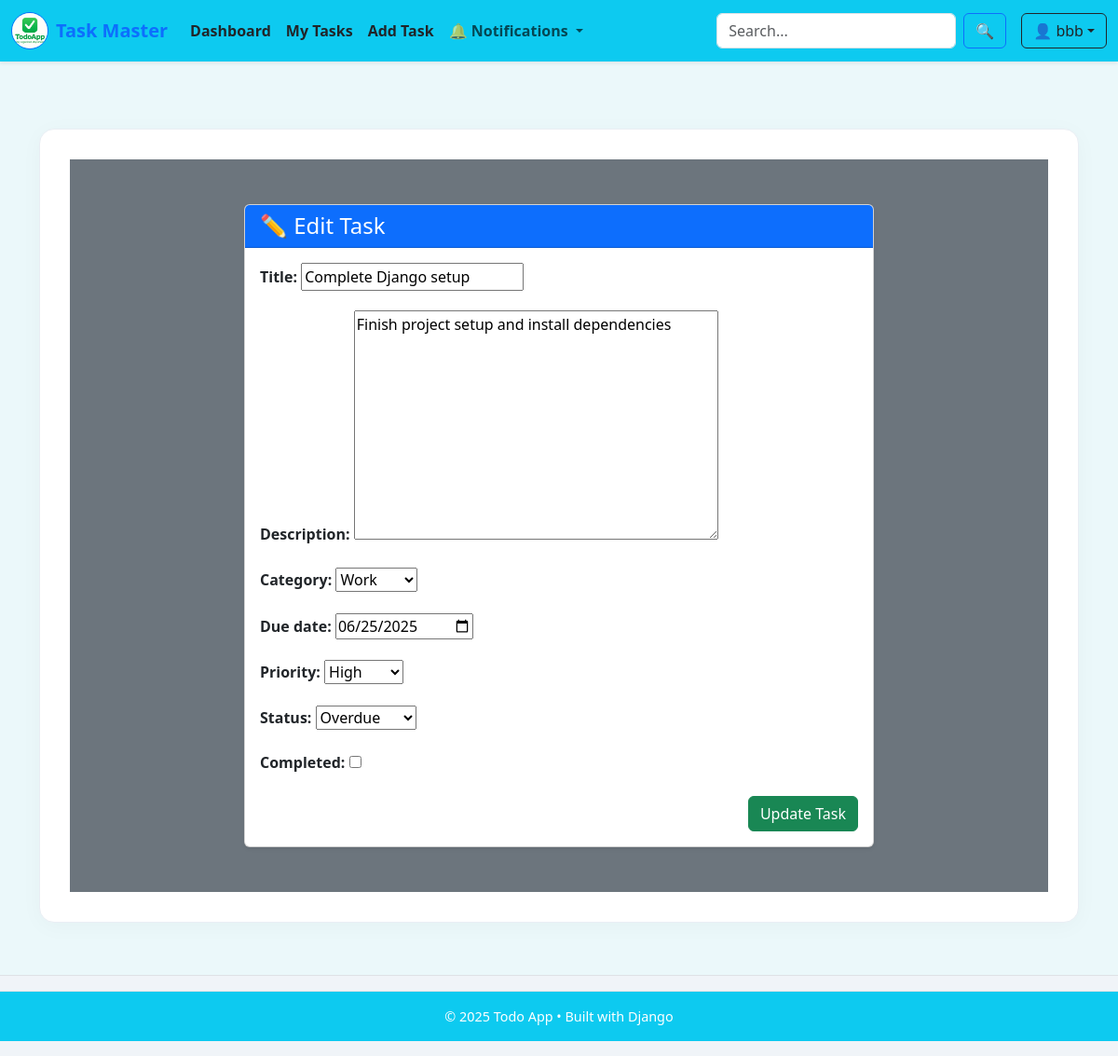
The page /task/20/edit/ (signed in) on the database its author committed.
### todos/models.py (models this page shows, shortened)
class Task(models.Model):
    PRIORITY_CHOICES = [
        ('L', 'Low'),
        ('M', 'Medium'),
        ('H', 'High'),
    ]
    STATUS_CHOICES = [
        ('P', 'Pending'),
        ('I', 'In Progress'),
        ('C', 'Completed'),
        ('O', 'Overdue'),
    ]
    title = models.CharField(max_length=200)
    description = models.TextField(blank=True)
    due_date = models.DateField(null=True, blank=True)
    completed = models.BooleanField(default=False)
    priority = models.CharField(max_length=1, choices=PRIORITY_CHOICES, default='M')
    status = models.CharField(max_length=1, choices=STATUS_CHOICES, default='I')
    category = models.ForeignKey(Category, on_delete=models.SET_NULL, null=True, blank=True, related_name='tasks',default='Study')
    user = models.ForeignKey(User, on_delete=models.CASCADE, related_name='tasks')
    created_at = models.DateTimeField(auto_now_add=True)
    updated_at = models.DateTimeField(auto_now=True)
    class Meta:
        ordering = ['-created_at']
        verbose_name_plural = "Tasks"

### todos/views.py (the view)
# urls.py: path('task/<int:pk>/edit/', views.edit_task_view, name='edit_task'),
@login_required
def edit_task_view(request, pk):
    task = get_object_or_404(Task, pk=pk, user=request.user)
    if request.method == 'POST':
        form = TaskForm(request.POST, instance=task)
        if form.is_valid():
            form.save()
            messages.success(request, "Task updated successfully!")
            return redirect('task_list')
    else:
        form = TaskForm(instance=task)
    return render(request, 'todos/create_task.html', {'form': form})

### todos/forms.py
class TaskForm(forms.ModelForm):
    class Meta:
        model = Task
        fields = ['title', 'description', 'category', 'due_date', 'priority', 'status', 'completed']
        widgets = {
            'description': forms.Textarea(attrs={'placeholder': 'You can blank the page'}),
            'due_date': forms.DateInput(attrs={'type': 'date'}),
        }

### todos/context_processors.py (called while the page is built)
def notification_context(request):
    if request.user.is_authenticated:
        return {
            'notifications': Notification.objects.filter(user=request.user, is_read=False)[:5]
        }
    return {}

### todos/models.py (called while the page is built)
    def __str__(self):
        return self.name

### todos/templates/todos/create_task.html (shortened to what this page needs)
{% extends 'todos/base.html' %}
{% load static %}
{% block content %}
<div class="container py-5 bg-secondary">
    <div class="row justify-content-center">
        <div class="col-md-8">
            <div class="card shadow-sm">
                <div class="card-header bg-primary text-white">
                    <h4 class="mb-0">
                        {% if form.instance.pk %}
                            ✏️ Edit Task
                        {% else %}
                            ➕ Create New Task
                        {% endif %}
                    </h4>
                </div>
                <div class="card-body">
                    <form method="post" novalidate>
                        {% for field in form %}
                            <div class="mb-3">
                                <label for="{{ field.id_for_label }}" class="form-label fw-semibold">
                                    {{ field.label }}:
                                </label>
                                {{ field }}
                            </div>
                        {% endfor %}
                        <div class="d-flex justify-content-end">
                            <button type="submit" class="btn btn-success">
                                {% if form.instance.pk %}Update Task{% else %}Create Task{% endif %}
                            </button>
                        </div>
                    </form>
                </div>
            </div>
        </div>
    </div>
</div>
{% endblock %}

### todos/templates/todos/nav.html (shortened to what this page needs)
{% load static %}
<nav class="navbar navbar-expand-lg navbar-light bg-info shadow-sm py-2">
  <div class="container-fluid">
    <a class="navbar-brand d-flex align-items-center text-primary" href="{% url 'home' %}">
      <img src="{% static 'todos/logo.png' %}" alt="Logo" height="40" class="me-2 rounded-circle border border-primary" onerror="this.style.display='none';this.insertAdjacentHTML('afterend', '<span class=\'me-2 fs-3\'>📝</span>');" />
      <strong>Task Master</strong>
    </a>
    <div class="collapse navbar-collapse" id="navbarMain">
      <ul class="navbar-nav me-auto mb-2 mb-lg-0">
        <li class="nav-item">
          <a class="nav-link fw-semibold text-dark" href="{% url 'dashboard' %}">Dashboard</a>
        </li>
        <li class="nav-item">
          <a class="nav-link fw-semibold text-dark" href="{% url 'task_list' %}">My Tasks</a>
        </li>
        <li class="nav-item">
          <a class="nav-link fw-semibold text-dark" href="{% url 'create_task' %}">Add Task</a>
        </li>
        <li class="nav-item dropdown">
          <a class="nav-link dropdown-toggle position-relative" href="#" id="notificationDropdown" data-bs-toggle="dropdown" aria-expanded="false">
            🔔 <strong> Notifications </strong>
          </a>
        </li>
      </ul>
      <form class="d-flex me-3" method="get" action="{% url 'search_tasks' %}">
        <input class="form-control me-2" type="search" name="q" placeholder="Search..." aria-label="Search" required />
        <button class="btn btn-outline-primary" type="submit">🔍</button>
      </form>
      {% if user.is_authenticated %}
        <div class="dropdown">
          <a class="btn btn-outline-dark dropdown-toggle" href="#" id="userDropdown" data-bs-toggle="dropdown" aria-expanded="false">👤 {{ user.username }}</a>
        </div>
      {% else %}
        <a class="btn btn-outline-primary me-2" href="{% url 'login' %}">Login</a>
        <a class="btn btn-primary" href="{% url 'register' %}">Register</a>
      {% endif %}
    </div>
  </div>
</nav>

### todos/templates/todos/base.html (style rules this page uses)
html, body { height: 100%; margin: 0; font-family: 'Segoe UI', Tahoma, Geneva, Verdana, sans-serif; font-size: 1rem; color: #333; background-color: #ebf8fa; -webkit-font-smoothing: antialiased; -moz-osx-font-smoothing: grayscale; scroll-behavior: smooth; }
body { display: flex; flex-direction: column; }
a { text-decoration: none; transition: all 0.2s ease-in-out; }

### rows shown on the page
Task: form "Complete Django setup" "Finish project setup and install dependencies" "Work" "06/25/2025" "High" "Overdue"

### other values the page prints
{{ user.username }} "bbb"
{{ field.label }} "Title" "Description" "Category" "Due date" "Priority" "Status" "Completed"
{{ year|default:2025 }} "2025"
